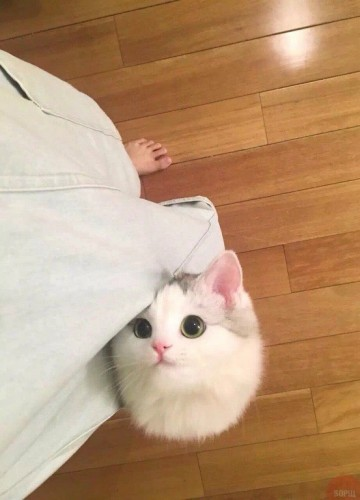
#> input picture part_1/input_files/kitten.jpg, 360 x 500 px; its folder holds 3 pictures in this run
$ python opencv.py   (older library calls are emulated)
#> lines starting #> are read from the running program, lines starting #| are printed output that depends on the picture
import cv2
import numpy as np
import os

# Input images
FILE_NAME_KITTEN = 'kitten'
FILE_NAME_BOOK = 'book'
FILE_NAME_GEOMETRY = 'geometry'

# Colors
WHITE = (255, 255, 255)
RED = (255, 0, 0)
GREEN = (0, 255, 0)
BLUE = (0, 0, 255)
BLACK = (0, 0, 0)

# Support variables
CLEAR_IMG = lambda w, h: np.zeros(shape=[w, h, 3], dtype=np.uint8)
KERNEL = cv2.getStructuringElement(cv2.MORPH_RECT, (7, 7))
HSV_MIN = np.array((2, 28, 65), np.uint8)
HSV_MAX = np.array((26, 238, 255), np.uint8)


def read_write_file(func_name, grey, file_name):
    """
    Декоратор, создающий объект изображения в памяти
    и сохраняющий изображение после выполнения функции.
    Так же, при необходимости переводит изображение в серый
    :param func_name: str
    :param grey: bool
    :param file_name: str
    """
    def args_wrapper(func):
        img = cv2.imread(f'input_files/{file_name}.jpg')
        if grey:
            img = cv2.cvtColor(img, cv2.COLOR_BGR2GRAY)

        def wrapper(image=img):
            return_img = func(image)
            cv2.imwrite(f'output_files/{file_name}/{func_name}.jpg', return_img)
            print(f'{func_name} complete')
        return wrapper
    return args_wrapper


def laplacian(img):
    """
    https://github.com/ded-evsey/CGESA/projects/4#card-33180662
    Загрузить заданное изображение из файла.
    Преобразовать в оттенки серого.
    Применить фильтр вычисления лапласиана.
    Результат сохранить в файл.
    :param img obj cv2
    :return img obj cv2
    """
    return cv2.Laplacian(img, cv2.CV_16S)


def blur_gaussian(img):
    """
    https://github.com/ded-evsey/CGESA/projects/4#card-33180658
    Загрузить изображение из файла.
    Применить сглаживающий фильтр Гаусса.
    Результат сохранить в файл.
    :param img obj cv2
    :return img obj cv2
    """
    return cv2.GaussianBlur(img, (5, 5), cv2.BORDER_DEFAULT)


def median(img):
    """
    https://github.com/ded-evsey/CGESA/projects/4#card-33180648
    Загрузить изображение из файла.
    Применить медианный сглаживающий фильтр.
    Результат сохранить в файл.
    :param img obj cv2
    :return: img obj cv2
    """
    return cv2.medianBlur(img, 1)


def morph(img, type_morph, kernel=KERNEL):
    """
    Функция, для сокращения вызова записи морфологического преобразования
    :param img: объект изображения
    :param type_morph: тип преобразования
    :param kernel: кернел
    :return img: obj cv2
    """
    return cv2.morphologyEx(img, type_morph, kernel)


def top_hat(img):
    """
    https://github.com/ded-evsey/CGESA/projects/7#card-33180940
    Загрузить изображение из файла.
    Привести к оттенкам серого.
    Выполнить морфологическое преобразование
    «top hat» с различными параметрами.
    Результат сохранить в файл
    :param img: obj cv2
    :return img: obj cv2
    """
    return morph(img, cv2.MORPH_TOPHAT)


def gradient(img):
    """
    https://github.com/ded-evsey/CGESA/projects/7#card-33180946
    Загрузить изображение из файла.
    Привести к оттенкам серого.
    Выполнить морфологическое преобразование
    градиента с различными параметрами.
    Результат сохранить в файл
    :param img: obj cv2
    :return img:obj cv2
    """
    return morph(img, cv2.MORPH_GRADIENT)


def closing(img):
    """
    https://github.com/ded-evsey/CGESA/projects/7#card-33180943
    Загрузить изображение из файла.
    Привести к оттенкам серого.
    Выполнить морфологическое преобразование замыкания
    с различными параметрами.
    Результат сохранить в файл
    :param img:obj cv2
    :return img:obj cv2
    """
    return morph(img, cv2.MORPH_CLOSE)


def erosion(img):
    """
    Загрузить изображение из файла.
    Привести к оттенкам серого.
    Выполнить морфологическое преобразование
    эрозии с различными параметрами.
    Результат сохранить в файл #36
    :param img: obj cv2
    :return img: obj cv2
    """
    return cv2.erode(img, KERNEL)


def rotate(img):
    """
    https://github.com/ded-evsey/CGESA/projects/9#card-33180972
    Загрузить изображение из файла.
    Выполнить поворот на заданный угол.
    Результат сохранить в файл
    :param img: obj cv2
    :return img: obj cv2
    """
    (h, w) = img.shape[:2]
    center = (w / 2, h / 2)
    M = cv2.getRotationMatrix2D(center, 42, 0.7)
    return cv2.warpAffine(img, M, (w, h))


def move(img):
    """
    https://github.com/ded-evsey/CGESA/projects/9#card-33180970
    Загрузить изображение из файла.
    Выполнить сдвиг изображения на заданный вектор.
    Результат сохранить в файл
    :param img:obj cv2
    :return img:obj cv2
    """
    rows, cols = img.shape[:2]
    M = np.float32([[1, 0, 100], [0, 1, 50]])
    return cv2.warpAffine(img, M, (cols, rows))


def canny(img):
    """
    https://github.com/ded-evsey/CGESA/projects/10#card-33183941
    Загрузить изображение из файла и преобразовать
    к оттенкам серого.
    Преобразовать изображение фильтром Канни.
    Результат сохранить в файл
    :param img: obj cv2
    :return img: obj cv2
    """
    return cv2.Canny(img, 10, 250)


def contour(img):
    """
    https://github.com/ded-evsey/CGESA/projects/10#card-33183940
    Загрузить изображение из файла.
    Определить контуры.
    Сохранить их изображения в отдельный файл
    :param img: obj cv2
    :return img: obj cv2
    """
    hsv = cv2.cvtColor(img, cv2.COLOR_BGR2HSV)  # меняем цветовую модель с BGR на HSV
    thresh = cv2.inRange(hsv, HSV_MIN, HSV_MAX)  # применяем цветовой фильтр
    contours, hierarchy = cv2.findContours(
        thresh.copy(),
        cv2.RETR_TREE,
        cv2.CHAIN_APPROX_TC89_KCOS
    )
    (h, w) = img.shape[:2]
    return cv2.drawContours(
        CLEAR_IMG(h, w),
        contours,
        -1,
        BLACK
    )


def search_geometry(img):
    """
    https://github.com/ded-evsey/CGESA/projects/11#card-33183908
    https://github.com/ded-evsey/CGESA/projects/11#card-33183909
    Предполагая наличие на
    фотоснимке обложки книги
    обвести соответствующую
    часть изображения прямоугольником.
    Результат вывести на экран.
    :param img: obj cv2
    :return img: obj cv2
    """
    blur = blur_gaussian(img)
    dirt_contour = canny(blur)
    closing_contour = closing(dirt_contour)
    cntr, hier = cv2.findContours(closing_contour.copy(), cv2.RETR_EXTERNAL, cv2.CHAIN_APPROX_SIMPLE)
    img = cv2.cvtColor(img, cv2.COLOR_GRAY2BGR)
    for cont in cntr:
        peri = cv2.arcLength(cont, True)
        approx = cv2.approxPolyDP(cont, 0.045 * peri, True)
        if len(approx) == 4:
            img = cv2.drawContours(img, [approx], -1, GREEN, 4)
        if len(approx) == 3:
            img = cv2.drawContours(img, [approx], -1, RED, 3)
    return img


def equalize_hist(img):
    """
    https://github.com/ded-evsey/CGESA/projects/12#card-33183872
    Для заданного изображения выполнить
    операцию выравнивания гистограммы.
    Вывести на экран исходное
    и результирующие изображения #59
    :param img: obj cv2
    :return: obj cv2
    """
    equ = cv2.equalizeHist(img)
    return np.hstack((img, equ))


if __name__ == '__main__':
    for FILE_NAME in [FILE_NAME_KITTEN, FILE_NAME_BOOK, FILE_NAME_GEOMETRY]:
        if not os.path.exists(f'output_files/{FILE_NAME}'):
            os.mkdir(f'output_files/{FILE_NAME}')
    functions = [
        {
            'func': canny,
            'grey': True,
            'file_name': FILE_NAME_KITTEN,
            'func_name': canny.__name__
        },
        {
            'func': erosion,
            'grey': True,
            'file_name': FILE_NAME_KITTEN,
            'func_name': erosion.__name__
        },
        {
            'func': laplacian,
            'grey': True,
            'file_name': FILE_NAME_KITTEN,
            'func_name': laplacian.__name__
        },
        {
            'func': closing,
            'grey': True,
            'file_name': FILE_NAME_KITTEN,
            'func_name': closing.__name__
        },
        {
            'func': top_hat,
            'grey': True,
            'file_name': FILE_NAME_KITTEN,
            'func_name': top_hat.__name__
        },
        {
            'func': gradient,
            'grey': True,
            'file_name': FILE_NAME_KITTEN,
            'func_name': gradient.__name__
        },
        {
            'func': blur_gaussian,
            'grey': False,
            'file_name': FILE_NAME_KITTEN,
            'func_name': blur_gaussian.__name__
        },
        {
            'func': median,
            'grey': False,
            'file_name': FILE_NAME_KITTEN,
            'func_name': median.__name__
        },
        {
            'func': rotate,
            'grey': False,
            'file_name': FILE_NAME_KITTEN,
            'func_name': rotate.__name__
        },
        {
            'func': move,
            'grey': False,
            'file_name': FILE_NAME_KITTEN,
            'func_name': move.__name__
        },
        {
            'func': contour,
            'grey': False,
            'file_name': FILE_NAME_KITTEN,
            'func_name': contour.__name__
        },
        {
            'func': search_geometry,
            'grey': True,
            'file_name': FILE_NAME_GEOMETRY,
            'func_name': search_geometry.__name__
        },
        {
            'func': equalize_hist,
            'grey': True,
            'file_name': FILE_NAME_KITTEN,
            'func_name': equalize_hist.__name__
        },
    ]
    for func in functions:
        @read_write_file(
            func_name=func['func_name'],
            grey=func['grey'],
            file_name=func['file_name']
        )
#> in args_wrapper, img is the input picture: shape (500, 360, 3); mean B, G, R 119.3, 151.3, 186.3
#> in args_wrapper, `img = cv2.cvtColor(img, cv2.COLOR_BGR2GRAY)`:
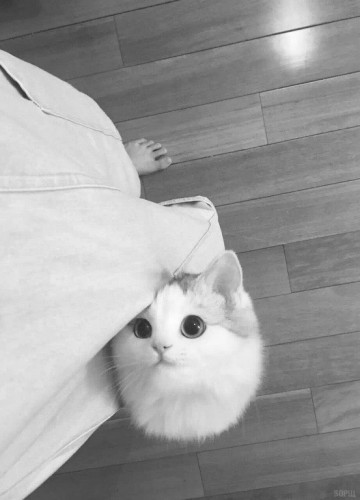
#> img: shape (500, 360); min 42, max 253, mean 158.2
        def call_func(img):
            f = func['func']
            return f(img)
        call_func()
#> in wrapper, `cv2.imwrite(f'output_files/{file_name}/{func_name}.jpg', return_img)`:
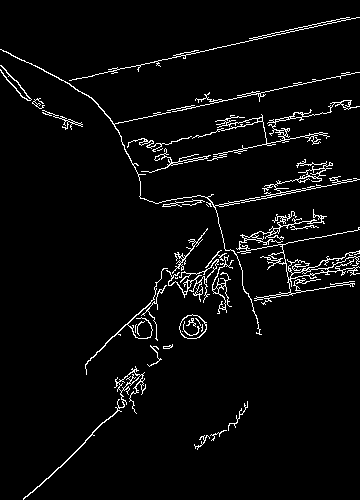
#> saved as canny.jpg: shape (500, 360); 4% white in thin lines or dots
